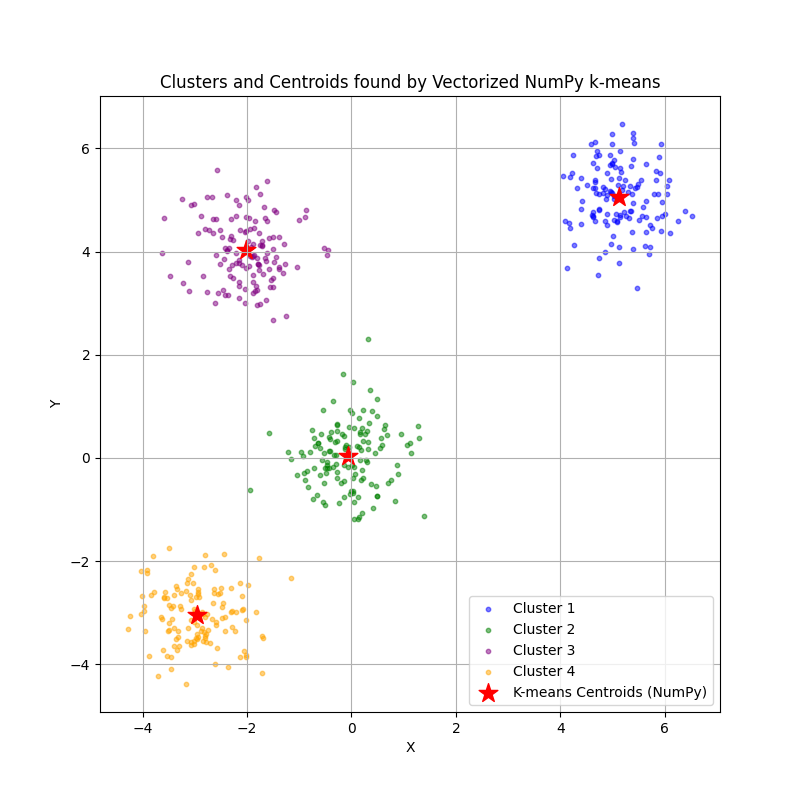

The Python source for this figure:
import pandas as pd
import matplotlib.pyplot as plt
import numpy as np
import time

colors = ['blue', 'green', 'purple', 'orange']
def kmeans_numpy(data_points, k, max_iterations=500):
    start_time = time.time()
    data_np = np.array(data_points)
    initial_centroid_indices = np.random.choice(len(data_np), k, replace=False)
    centroids_np = data_np[initial_centroid_indices]

    for iteration in range(max_iterations):
        distances = np.sqrt(((data_np[:, np.newaxis, :] - centroids_np[np.newaxis, :, :]) ** 2).sum(axis=2))
        cluster_indices = np.argmin(distances, axis=1)
        new_centroids_np = np.array([data_np[cluster_indices == i].mean(axis=0) if np.any(cluster_indices == i) else centroids_np[i] for i in range(k)])
        if np.all(np.sqrt(np.sum((centroids_np - new_centroids_np)**2, axis=1)) < 1e-4):
            break
        centroids_np = new_centroids_np

    end_time = time.time()
    return cluster_indices, centroids_np, end_time - start_time

data = pd.read_csv('points_example.csv', header=None, names=['x', 'y'])
numpy_cluster_indices, numpy_centroids, numpy_time = kmeans_numpy(data, 4)

print(f"Vectorized NumPy k-means computation time: {numpy_time} seconds")

plt.figure(figsize=(8, 8))

for i in range(4):
    cluster_points = np.array(data)[numpy_cluster_indices == i]
    cluster_x = cluster_points[:, 0]
    cluster_y = cluster_points[:, 1]
    plt.scatter(cluster_x, cluster_y, s=10, color=colors[i], alpha=0.5, label=f'Cluster {i+1}')

centroid_x = numpy_centroids[:, 0]
centroid_y = numpy_centroids[:, 1]
plt.scatter(centroid_x, centroid_y, s=200, color='red', marker='*', label='K-means Centroids (NumPy)')
for i in range(len(centroid_x)):
    print(centroid_x[i], centroid_y[i])
plt.title('Clusters and Centroids found by Vectorized NumPy k-means')
plt.xlabel('X')
plt.ylabel('Y')
plt.legend()
plt.grid(True)
plt.savefig('points.png')
plt.show()
plt.close()